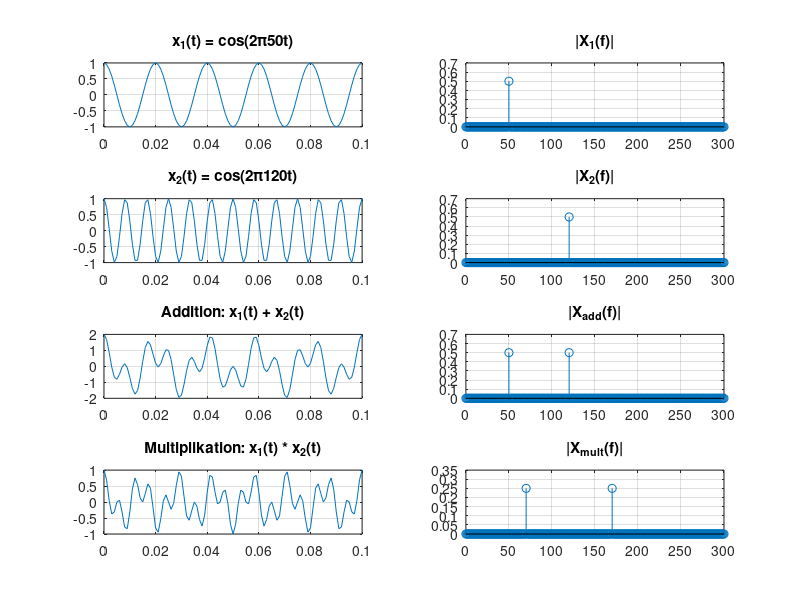

The MATLAB source for this figure:
% Fourier-Analyse: Addition und Multiplikation im Zeit- und Frequenzbereich

clear; clc; close all;

% Zeitachse
Fs = 1000;         % Abtastrate
T = 1/Fs;
t = 0:T:1-T;       % 1 Sekunde

% Zwei Cosinus-Signale (periodisch)
f1 = 50;           % 50 Hz
f2 = 120;          % 120 Hz

x1 = cos(2*pi*f1*t);
x2 = cos(2*pi*f2*t);

% Addition im Zeitbereich
x_add = x1 + x2;

% Multiplikation im Zeitbereich
x_mult = x1 .* x2;

% FFT-Berechnung (für Frequenzbereich)
N = length(t);
f = Fs*(0:N-1)/N;

X1 = abs(fft(x1))/N;
X2 = abs(fft(x2))/N;
X_add = abs(fft(x_add))/N;
X_mult = abs(fft(x_mult))/N;

% === Plot ===

figure('Name','Fourier-Reihe: Addition vs. Multiplikation','NumberTitle','off');

% Zeitbereich
subplot(4,2,1); plot(t, x1); title('x_1(t) = cos(2\pi50t)'); grid on; xlim([0 0.1]);
subplot(4,2,3); plot(t, x2); title('x_2(t) = cos(2\pi120t)'); grid on; xlim([0 0.1]);
subplot(4,2,5); plot(t, x_add); title('Addition: x_1(t) + x_2(t)'); grid on; xlim([0 0.1]);
subplot(4,2,7); plot(t, x_mult); title('Multiplikation: x_1(t) * x_2(t)'); grid on; xlim([0 0.1]);

% Frequenzbereich
subplot(4,2,2); stem(f, X1); title('|X_1(f)|'); xlim([0 300]); grid on;
subplot(4,2,4); stem(f, X2); title('|X_2(f)|'); xlim([0 300]); grid on;
subplot(4,2,6); stem(f, X_add); title('|X_{add}(f)|'); xlim([0 300]); grid on;
subplot(4,2,8); stem(f, X_mult); title('|X_{mult}(f)|'); xlim([0 300]); grid on;
